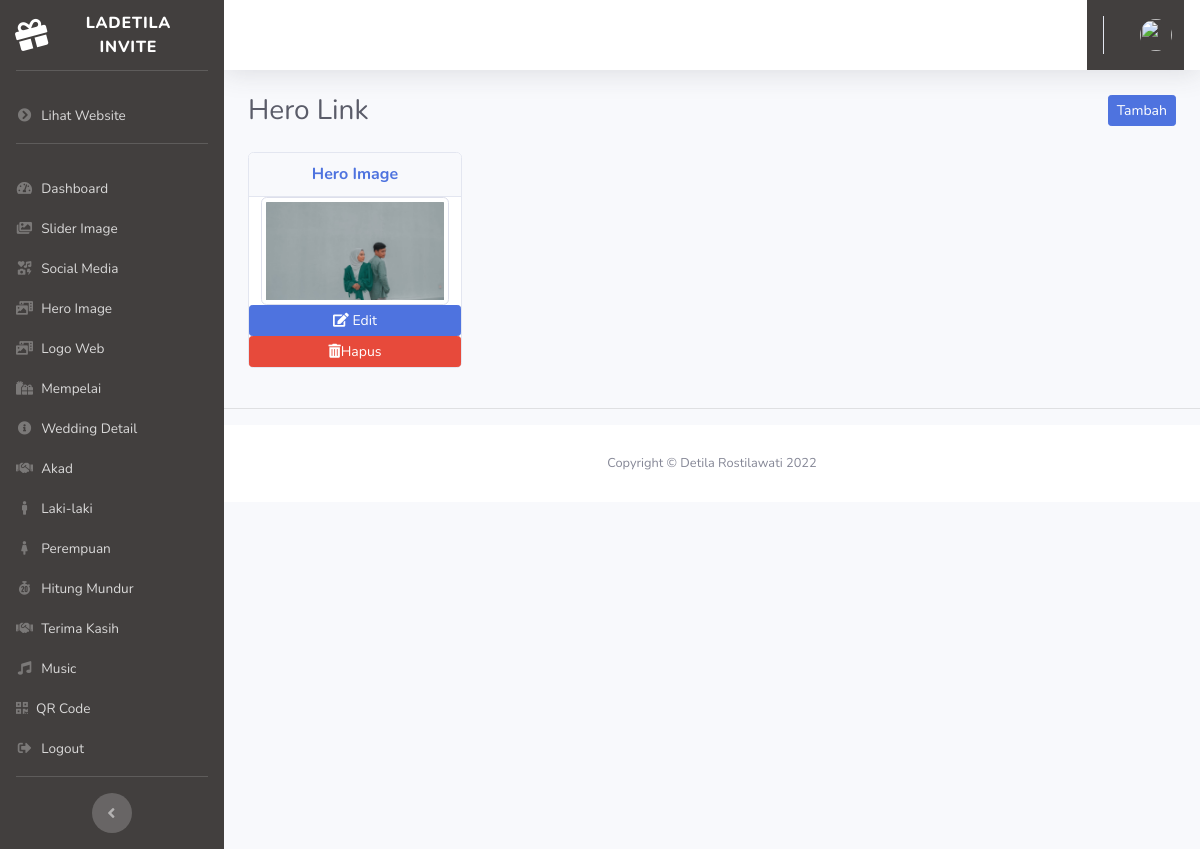
The app's page /index.php/admin/hero_link with its own data.
### tables this page shows
CREATE TABLE `user_sub_menu` (
  `id` int(11) NOT NULL,
  `title` varchar(128) NOT NULL,
  `url` varchar(128) NOT NULL,
  `icon` varchar(128) NOT NULL
);

CREATE TABLE `banner_1` (
  `id` int(11) NOT NULL,
  `nama` varchar(255) NOT NULL,
  `link` varchar(255) NOT NULL,
  `image` varchar(255) NOT NULL
);

### application/controllers/Admin.php (called while the page is built, shortened)
<?php
class Admin extends CI_Controller
{
    public function hero_link()
    {
        $data['title'] = 'Hero Link';
        $data['user'] = $this->db->get_where('user', ['email' => $this->session->userdata('email')])->row_array();
        $this->db->order_by('id', 'DESC');
        $data['banner_1'] = $this->db->get('banner_1')->result_array();
        $this->form_validation->set_rules('nama', 'Nama', 'required');
        $this->form_validation->set_rules('link', 'Link', 'required');
        if ($this->form_validation->run() == false) {
            $this->load->view('templates/header', $data);
            $this->load->view('templates/sidebar', $data);
            $this->load->view('templates/topbar', $data);
            $this->load->view('admin/hero_link', $data);
            $this->load->view('templates/footer');
        }
    }
}

### index.php (called while the page is built, shortened)
<?php
require_once BASEPATH.'core/CodeIgniter.php';

### application/views/admin/hero_link.php (the view, shortened to what this page needs)
<div class="container-fluid">
    <div class="d-sm-flex align-items-center justify-content-between mb-4">
        <h1 class="h3 mb-0 text-gray-800"><?= $title; ?></h1>
        <button class="btn btn-sm btn-primary float-right" data-toggle="modal" data-target="#tambahherolinkModal"> Tambah</button>
    </div>
    <div class="row">
        <?php foreach ($banner_1 as $b_1) : ?>
            <div class="col-lg-3">
                <div class="card mb-4">
                    <div class="card-header text-center">
                        <h6 class="m-0 font-weight-bold text-primary"><?= $b_1['nama']; ?></h6>
                    </div>
                    <div class="col-sm text-center">
                        <img src="<?= base_url('wedding-2/images/wedding/wedding-1/') . $b_1['image']; ?>" class="img-thumbnail" alt="">
                    </div>
                    <a class="btn btn-sm btn-primary" href=" <?= base_url('admin/edit_hero_link/') . $b_1['id']; ?>"><i class="fas fa-edit"></i> Edit</a>
                    <a class="btn btn-sm btn-danger" onclick="return confirm('apakah anda yakin');" href=" <?= base_url('admin/delete_hero_link/') . $b_1['id']; ?>"><i class="fas fa-trash-alt"></i>Hapus</a>
                </div>
            </div>
        <?php endforeach; ?>
    </div>
</div>
<hr class="sidebar-divider">

### application/views/templates/sidebar.php (shortened to what this page needs)
<ul class="navbar-nav sidebar sidebar-dark accordion" id="accordionSidebar">
    <a class="sidebar-brand d-flex align-items-center justify-content-center" href="<?= base_url('auth'); ?>">
        <div class="sidebar-brand-icon rotate-n-15">
            <i class="fas fa-gift"></i>
        </div>
        <div class="sidebar-brand-text mx-3">Ladetila Invite</div>
    </a>
    <hr class="sidebar-divider">
    <li class="nav-item">
        <a class="nav-link" href="<?= base_url() ?>">
            <i class="fas fa-fw fa-chevron-circle-right"></i>
            <span>Lihat Website</span></a>
    </li>
    <hr class="sidebar-divider">
    <?php
    $querySubMenu = "SELECT *
                  FROM user_sub_menu
                  ";
    $subMenu = $this->db->query($querySubMenu)->result_array();
    ?>
    <?php foreach ($subMenu as $sm) : ?>
        <?php if ($title == $sm['title']) : ?>
            <li class="nav-item active">
            <?php else : ?>
            <li class="nav-item">
            <?php endif; ?>
            <a class="nav-link pb-0" href="<?= base_url($sm['url']); ?>">
                <i class="<?= $sm['icon']; ?>"></i>
                <span><?= $sm['title']; ?></span></a>
            </li>
        <?php endforeach; ?>
        <li class="nav-item">
            <a class="nav-link" href="<?= base_url('auth/logout') ?>">
                <i class="fas fa-fw fa-sign-out-alt" data-dismiss="modal"></i>
                <span>Logout</span></a>
        </li>
        <hr class="sidebar-divider">
        <div class="text-center d-none d-md-inline">
            <button class="rounded-circle border-0" id="sidebarToggle"></button>
        </div>
</ul>

### application/views/templates/sidebar.php (style rules this page uses)
ul { background: linear-gradient(to right, #423F3E 0%, #423F3E 0%); }

### records on screen
user_sub_menu: title "Dashboard"
user_sub_menu: title "Slider Image"
user_sub_menu: title "Social Media"
user_sub_menu: title "Hero Image"
user_sub_menu: title "Logo Web"
user_sub_menu: title "Mempelai"
user_sub_menu: title "Wedding Detail"
user_sub_menu: title "Akad"
user_sub_menu: title "Laki-laki"
user_sub_menu: title "Perempuan"
user_sub_menu: title "Hitung Mundur"
user_sub_menu: title "Terima Kasih"
user_sub_menu: title "Music"
user_sub_menu: title "QR Code"
banner_1: nama "Hero Image", image (picture)

### other values on screen
$title "Hero Link"
